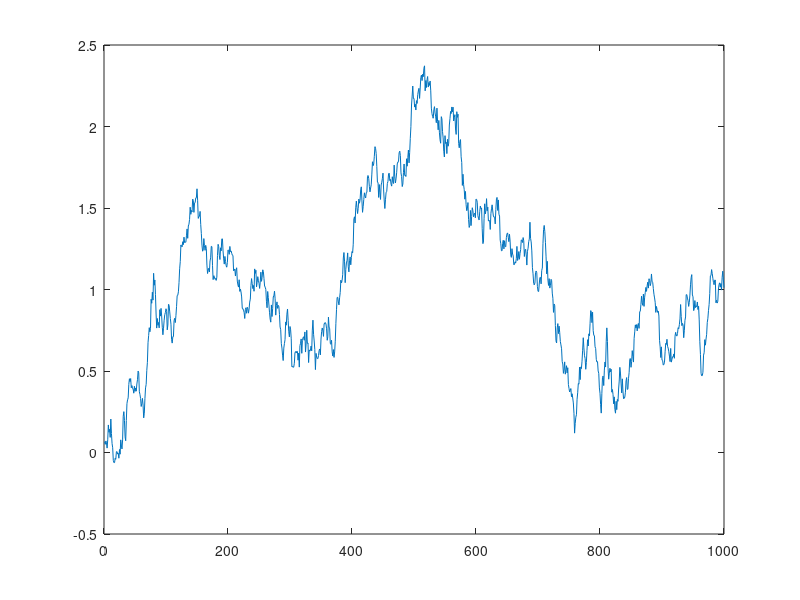

Write the MATLAB code that produced this figure.
% Task 4: 1D Random Walk - Continuous Edition

clear all;
close all;

number_of_steps = 1000;
number_of_simulations = 100;

p_right = 0.5;
p_static = 0.0;
p_left = 0.5;

distances = zeros(number_of_simulations, number_of_steps);

for x = 1:number_of_simulations
    position = 0;

    %zero_line(1:number_of_steps) = position;

    direction = 0;
    right = 0;
    left = 0;
    step_size = 0;

    moves(1:number_of_steps) = 0;

    for i = 1:number_of_steps

        step_size = rand();
        direction = randsrc(1,1,[1,0,-1;p_right,p_static,p_left]);
        position = position + (direction * step_size);
        moves(i) = position;

        if (direction == 1)
            right = right + 1;
        elseif (direction == -1)
            left = left + 1;
        end

    end

    %fprintf('Position: %d\n', position);
    %fprintf('Right: %d\n', right);
    %fprintf('Left: %d\n', left);

    %plot(1:number_of_steps, moves, 1:number_of_steps,zero_line,'--');
    
    distances(x,:) = moves;
end
%plot(1:100, distances);
averages = zeros(1, number_of_steps);

for i = 1:number_of_steps
   averages(i) = mean(distances(:,i));
end

plot(1:1000, averages);